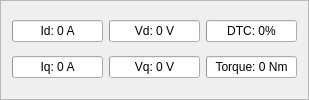
     <widget class="QFrame" name="frame">
      <property name="frameShape">
       <enum>QFrame::StyledPanel</enum>
      </property>
      <property name="frameShadow">
       <enum>QFrame::Raised</enum>
      </property>
      <layout class="QGridLayout" name="gridLayout_10">
       <item row="1" column="2">
        <widget class="QProgressBar" name="torqueProgressVal">
         <property name="minimum">
          <number>0</number>
         </property>
         <property name="value">
          <number>0</number>
         </property>
         <property name="alignment">
          <set>Qt::AlignLeading|Qt::AlignLeft|Qt::AlignVCenter</set>
         </property>
         <property name="invertedAppearance">
          <bool>false</bool>
         </property>
         <property name="format">
          <string>Torque: %v Nm</string>
         </property>
        </widget>
       </item>
       <item row="0" column="2">
        <widget class="QProgressBar" name="dtcProgressVal">
         <property name="minimum">
          <number>0</number>
         </property>
         <property name="value">
          <number>0</number>
         </property>
         <property name="alignment">
          <set>Qt::AlignLeading|Qt::AlignLeft|Qt::AlignVCenter</set>
         </property>
         <property name="invertedAppearance">
          <bool>false</bool>
         </property>
         <property name="format">
          <string>DTC: %v%</string>
         </property>
        </widget>
       </item>
       <item row="1" column="0">
        <widget class="QProgressBar" name="iqProgressVal">
         <property name="maximum">
          <number>100</number>
         </property>
         <property name="value">
          <number>0</number>
         </property>
         <property name="format">
          <string>Iq: %v A</string>
         </property>
        </widget>
       </item>
       <item row="1" column="1">
        <widget class="QProgressBar" name="vqProgressVal">
         <property name="value">
          <number>0</number>
         </property>
         <property name="format">
          <string>Vq: %v V</string>
         </property>
        </widget>
       </item>
       <item row="0" column="1">
        <widget class="QProgressBar" name="vdProgressVal">
         <property name="value">
          <number>0</number>
         </property>
         <property name="format">
          <string>Vd: %v V</string>
         </property>
        </widget>
       </item>
       <item row="0" column="0">
        <widget class="QProgressBar" name="idProgressVal">
         <property name="maximum">
          <number>100</number>
         </property>
         <property name="value">
          <number>0</number>
         </property>
         <property name="textDirection">
          <enum>QProgressBar::TopToBottom</enum>
         </property>
         <property name="format">
          <string>Id: %v A</string>
         </property>
        </widget>
       </item>
      </layout>
     </widget>
